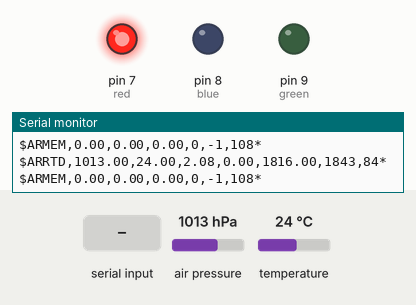
This sketch was run on a simulated Arduino Uno, built with avr-gcc and run on an emulated ATmega328P. Shown: output pins drawn as LEDs (lit = HIGH), the last lines printed to the serial monitor. Dashed ring = blinking. The inputs (shaded band) are chosen by the test bench; at power-on: temperature 24 °C, air pressure 1013 hPa. EEPROM starts erased; pins used as bus, display or sensor lines are not drawn.

Above: at 2.0 s.
2.1 s: byte 42 (42) received over Serial
At 3.5 s:
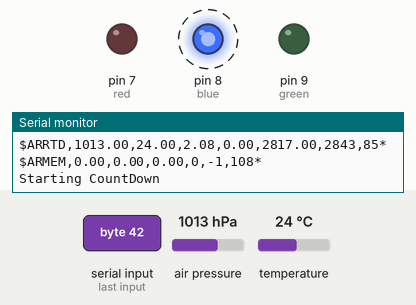
6.2 s: "c\n" received over Serial
At 7.13 s:
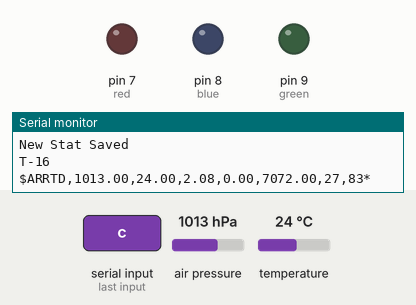
9.7 s: byte 120 ('x') received over Serial
13.2 s: byte 115 ('s') received over Serial
16.7 s: byte 63 ('?') received over Serial
20.2 s: temperature set to 12 °C
Timing chart, 0 to 23.2 s (numbered marks = the images above; inputs shaded):
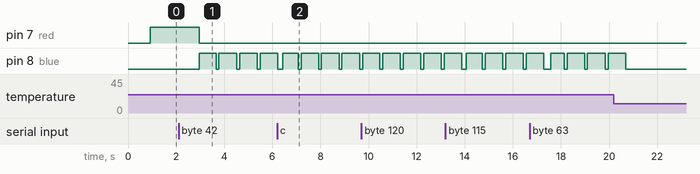

Measured:
- after the input at 2.1 s, pin 7 (red): HIGH → LOW after 0.85 s; pin 8 (blue): alternates HIGH for 0.73 s and LOW for 0.12 s, starting after 0.85 s

The sketch:

AltiRocket.ino
```cpp
#include <Wire.h>
#include <Adafruit_Sensor.h>
#include <Adafruit_BMP085_U.h>
#include <EEPROM.h>
#include "EEPROMAnything.h"
#include <SoftwareSerial.h>

Adafruit_BMP085_Unified bmp = Adafruit_BMP085_Unified(10085);

SoftwareSerial mySerial(12, 11); // RX, TX

float curAlti, baseline, temperature, clock;
int incomingByte = 0; // for incoming serial DOWNLINK
boolean updateStats = false;
boolean first = true;
int ESET, ESTAT;

int countdown = 20;
int fps = 1000;
int missionStatus; // 0 - standby mode 1-countdown mode 2-launch mode

int red = 7;
int blue = 8;
int green = 9;

int reset = 3;
float time;
int missionStart;
int missionTime;

struct config_t {
    float min;
    float max;
    float alti;
    float temp;
    int maxClock;
    int missionTime;
}
stats;

struct _settings {
    boolean DEBUG;
    boolean DOWNLINK;
    boolean DATA;

}
settings;

void displaySensorDetails(void) {
    sensor_t sensor;
    bmp.getSensor( & sensor);


    sendSerialDataln("------------------------------------");
    sendSerialDataln("                 DEBUG              ");
    sendSerialDataln("------------------------------------");
    sendSerialData("FW:            ");
    sendSerialDataln("v0.1");
    sendSerialData("Sensor:        ");
    sendSerialDataln(String(sensor.name));
    sendSerialData("Driver Ver:    ");
    sendSerialDataln(String(sensor.version));
    sendSerialData("Unique ID:     ");
    sendSerialDataln(String(sensor.sensor_id));
    sendSerialData("Max Value:     ");
    sendSerialData(String(sensor.max_value));
    sendSerialDataln(" hPa");
    sendSerialData("Resolution:    ");
    sendSerialData(String(sensor.resolution));
    sendSerialDataln(" hPa");
    sendSerialData("Stats Lenght:  ");
    sendSerialDataln(String(ESET));
    sendSerialDataln("------------------------------------");
    sendSerialDataln("");


    delay(500);
}

void setup() {
    mySerial.begin(9600);
    Serial.begin(9600);

    digitalWrite(reset,HIGH);
    pinMode(red, OUTPUT);
    pinMode(green, OUTPUT);
    pinMode(blue, OUTPUT);
    pinMode(reset, OUTPUT);

    sendSerialDataln("SYSTEM REBOOT");

    ESTAT = EEPROM_readAnything(0, stats);
    if (isnan(stats.max)) {
        stats.max = 0;
        stats.min = 0;
        stats.alti = 0;
        stats.temp = 0;
        stats.maxClock = millis();
    }
    ESET = ESTAT + 1;
    EEPROM_readAnything(ESET, settings);

    /* Initialise the sensor */
    if (!bmp.begin()) {
        /* There was a problem detecting the BMP085 ... check your connections */
        sendSerialData("Sensor Error - System Halt");
        while (1);
    }
    clock = millis();
    /* Display some basic information on this sensor */
    displaySensorDetails();

}

void loop() {
    time = millis();

    if (missionStatus == 1) {

        switch (countdown) {
            default: sendSerialData("T-");
            sendSerialDataln(String(countdown));
        case 20:
            settings.DOWNLINK = true;
            settings.DEBUG = true;
            settings.DATA = true;
            missionStart = millis();
            break;
        case 0:
            fps = 10;
            missionStatus = 2;
            sendSerialDataln("*********************Launch***********************");
            missionStart = millis();
            break;
        case 2:
                clock = millis();
            break;
        }

        countdown--;

    }

    /* Get a new sensor event */
    sensors_event_t event;
    bmp.getEvent( & event);

    /* Display the results (barometric pressure is measure in hPa) */
    if (event.pressure && settings.DATA == true) {

        /* First we get the current temperature from the BMP085 */
        bmp.getTemperature( & temperature);

        /* Then convert the atmospheric pressure, and SLP to altitude         */
        /* Update this next line with the current SLP for better results      */
        float seaLevelPressure = SENSORS_PRESSURE_SEALEVELHPA;

        curAlti = bmp.pressureToAltitude(seaLevelPressure, event.pressure);

        missionTime = millis() - missionStart;

        if (first) {
            first = false;
            baseline = curAlti;
        }
        //RealTimeData, Pressure (hpa),Temperature(c),Current Alititude (m), Reletive Altitude to Launch(m),millis(),Mission Time,checksum
        String str = "$ARRTD,"+String(event.pressure)+","+String(temperature)+","+String(curAlti)+","+String(curAlti - baseline)+","+String(time)+","+String(missionTime);

        int str_len = str.length() + 1;
        char char_array[str_len];

        str.toCharArray(char_array, str_len);
        str = str + "," + String(getCheckSum(char_array)) + "*";

        sendSerialDataln(str);


    } else {
        sendSerialDataln("Sensor error");
    }
    //Memory, Max Altitude , Max Temperature(c), Max Alititude (m), Time From Launch to Max Alti,Time To Max,checksum
    String str = "$ARMEM,"+String(stats.max)+","+String(stats.temp)+","+String(stats.alti)+","+String(stats.maxClock)+","+stats.missionTime;

    int str_len = str.length() + 1;
    char char_array[str_len];

    str.toCharArray(char_array, str_len);
    str = str + "," + String(getCheckSum(char_array)) + "*";

    sendSerialDataln(str);

    if (curAlti > stats.max && missionStatus == 2) {
        stats.max = curAlti;
        stats.temp = temperature;
        stats.maxClock = (millis() - clock) - 2000;
        stats.alti = curAlti - baseline;
        saveStats();
    }

    if (Serial.available() > 0 || mySerial.available() > 0) {
        // read the incoming byte:

        if (Serial.available() > 0) {
            incomingByte = Serial.read();
        } else {
            incomingByte = mySerial.read();
        }
        switch (incomingByte) {
        case 'd':
        case 'D':
            if (settings.DEBUG == true) {
                settings.DEBUG = false;
            } else if (settings.DEBUG == false) {
                settings.DEBUG = true;
            }
            saveSettings();
            break;
        case 'c':
        case 'C':
            sendSerialDataln("Clear Stats");

            stats.max = 0;
            stats.min = 0;
            stats.temp = 0;
            saveStats();
            break;
        case 'x':
        case 'X':
            if (settings.DOWNLINK == true) {
                settings.DOWNLINK = false;
            } else if (settings.DOWNLINK == false) {
                settings.DOWNLINK = true;
            }
            saveSettings();
            break;
        case 's':
        case 'S':
            printStatus();
            break;
        case '?':
        case 'h':
            printHelp();
            break;
        case 'r':
        case 'R':
            if (settings.DATA == true) {
                settings.DATA = false;
            } else if (settings.DATA == false) {
                settings.DATA = true;
            }
            saveSettings();
        case 13: //n
        case 10: //r
            break;
        case 42:
            missionStatus = 1;
            fps = 850;
            sendSerialDataln("Starting CountDown");
            break;
        case 33: //!
            missionStatus = 0;
            countdown = 20;
            stats.missionTime = millis() - missionStart;
            sendSerialDataln("DATA LOCK");
            saveStats();
            fps = 1000;
            break;
        case 'u':
        case 'U':
            sendSerialData("Altitude:    ");
            sendSerialData(String(curAlti));
            sendSerialDataln(" m");
            sendSerialData("Ali Change:    ");
            sendSerialData(String(curAlti - baseline));
            sendSerialDataln(" m");
            sendSerialDataln("");
            break;
        case 'Q':
            digitalWrite(reset,LOW);
            break;
        default:
            //Invalid option
            sendSerialData("\n");
            sendSerialDataln("error: invalid option");
            sendSerialDataln("Enter h or ? for help");
            break;
        }

    }

    updateStatusLED(1);
    while (1) {
        if (millis() - time > fps) {
            break;
        }
    }
    updateStatusLED(0);
}

void printStatus() {
    sendSerialData("\n");

    sendSerialData("Debug Status: ");
    sendSerialDataln(String(settings.DEBUG));

    sendSerialData("2.4GHz Status: ");
    sendSerialDataln(String(settings.DOWNLINK));

    sendSerialData("Data Status: ");
    sendSerialDataln(String(settings.DATA));
    sendSerialData("\n");

}

void saveSettings() {

    EEPROM_writeAnything(ESET, settings);

    sendSerialDataln("Settings Saved");
}

void saveStats() {

    EEPROM_writeAnything(0, stats);

    sendSerialDataln("New Stat Saved");
}

void printHelp() {
    sendSerialData("\n");
    sendSerialDataln("Commands:");
    sendSerialData("d/D - Debug Output On/Off - ");
    sendSerialDataln(String(settings.DEBUG));
    sendSerialData("x/X - 2.4 GHz Downlink On/Off - ");
    sendSerialDataln(String(settings.DOWNLINK));
    sendSerialDataln("c/C - Clear Stats");
    sendSerialDataln("s/S - Print Current Settings");
    sendSerialDataln("h/? - This Help Message");
    sendSerialData("\n");
}

void sendSerialData(String message) {
    if (settings.DEBUG) {
        Serial.print(message);
    }
    if (settings.DOWNLINK) {
        mySerial.print(message);
    }

}
void sendSerialDataln(String message) {
    if (settings.DEBUG) {
        Serial.println(message);
    }
    if (settings.DOWNLINK) {
        mySerial.println(message);
    }

}

void updateStatusLED(int state) {
    switch (state) {
    case 1:
        if (missionStatus == 0) {
            digitalWrite(red, HIGH);
            digitalWrite(blue, LOW);
            digitalWrite(green, LOW);
        }
        if (missionStatus == 1) {
            digitalWrite(red, LOW);
            digitalWrite(blue, HIGH);
            digitalWrite(green, LOW);
        }
        if (missionStatus == 2) {
            digitalWrite(red, LOW);
            digitalWrite(blue, LOW);
            digitalWrite(green, HIGH);
        }
        break;
    case 0:
        if (missionStatus == 0) {
            digitalWrite(red, HIGH);
            digitalWrite(blue, LOW);
            digitalWrite(green, LOW);
        } else {
            digitalWrite(blue, LOW);
            digitalWrite(green, LOW);
            digitalWrite(red, LOW);
        }
        break;
    }


}

uint8_t getCheckSum(char *string)
{
  int XOR = 0;
  for (int i = 0; i < strlen(string); i++)
  {
    XOR = XOR ^ string[i];
  }
  return XOR;
}
```

EEPROMAnything.h
```cpp
#include <EEPROM.h>
#include <Arduino.h>  // for type definitions

template <class T> int EEPROM_writeAnything(int ee, const T& value)
{
    const byte* p = (const byte*)(const void*)&value;
    unsigned int i;
    for (i = 0; i < sizeof(value); i++)
          EEPROM.write(ee++, *p++);
    return i;
}

template <class T> int EEPROM_readAnything(int ee, T& value)
{
    byte* p = (byte*)(void*)&value;
    unsigned int i;
    for (i = 0; i < sizeof(value); i++)
          *p++ = EEPROM.read(ee++);
    return i;
}
```
